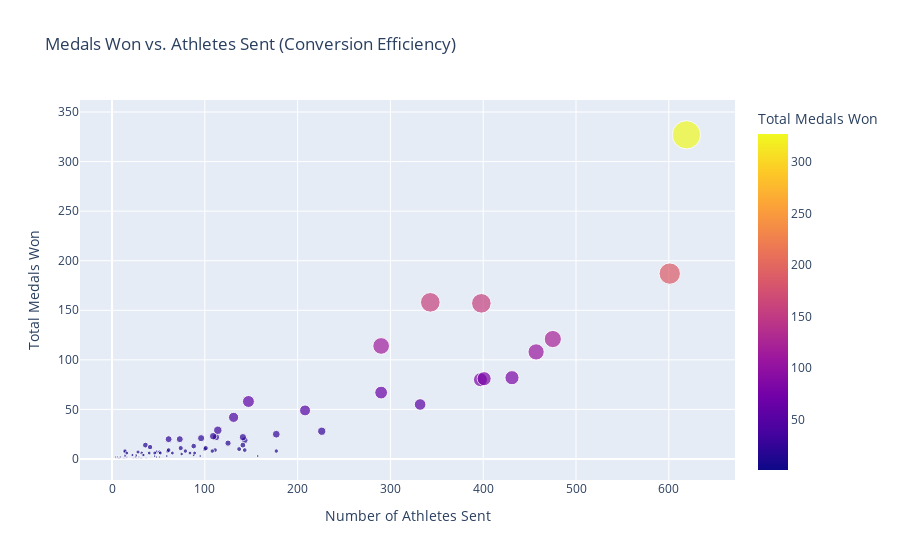

Notebook code for this chart:
### Markdown cell above
**Third Motivation**
**Dataset: "Medal Conversion Efficiency"**

Visualization Goal:

Scatter Plot: Display medals won vs. athletes sent, labeled by country, to highlight conversion rates (i.e., medals per athlete sent).
Objective:
Identify countries with high efficiency in converting athlete participation into medals.

### Code cell
import pandas as pd
import plotly.express as px

# Load datasets
athletes_path = r"C:\Users\sreev\Data Visualization\Olympics 2024\athletes.csv"
total_medals_path = r"C:\Users\sreev\Data Visualization\Olympics 2024\Paris 2024 Summer Olympic Games Data analysis\Exported Data\Total Medals by Country.csv"

athletes_df = pd.read_csv(athletes_path)
total_medals_df = pd.read_csv(total_medals_path)

# Step 1: Calculate Athletes Sent by Country
athletes_sent = athletes_df.groupby('country', as_index=False).size()
athletes_sent.rename(columns={'size': 'Athletes Sent', 'country': 'Country'}, inplace=True)

# Step 2: Calculate Total Medals Won by Country
total_medals_df['Medals Won'] = total_medals_df[['Gold', 'Silver', 'Bronze']].sum(axis=1)

# Rename 'country' in total_medals_df to 'Country' for consistency
total_medals_df.rename(columns={'country': 'Country'}, inplace=True)

# Perform the inner join
efficiency_df = pd.merge(
    athletes_sent,
    total_medals_df,
    on='Country',
    how='inner',
    suffixes=('_athletes', '_medals')
)
efficiency_df.head()
# Add a new column for Medals Won by summing Gold, Silver, and Bronze
efficiency_df['Medals Won'] = efficiency_df[['Gold', 'Silver', 'Bronze']].sum(axis=1)
efficiency_df.to_csv("efficiency_df.csv", index=False)
# Verify the updated dataframe
# print(efficiency_df.head())

# Proceed with the scatter plot
fig = px.scatter(
    efficiency_df,
    x='Athletes Sent',
    y='Medals Won',
    size='Medals Won',  # Bubble size represents medals won
    color='Medals Won',  # Color by total medals
    hover_name='Country',
    title="Medals Won vs. Athletes Sent (Conversion Efficiency)",
    labels={'Athletes Sent': 'Athletes Sent', 'Medals Won': 'Total Medals Won'}
)

# Update layout for clarity
fig.update_layout(
    xaxis_title="Number of Athletes Sent",
    yaxis_title="Total Medals Won",
    coloraxis_colorbar=dict(title="Total Medals Won"),
)

fig.show()

### Figure 1 — Plotly figure (JSON) as saved in the notebook; plotly's stock layout.template omitted (floating-point values rounded to 4 significant figures)
{"data": [{"hovertemplate": "<b>%{hovertext}</b><br><br>Athletes Sent=%{x}<br>Total Medals Won=%{marker.color}<extra></extra>", "hovertext": ["AIN", "Albania", "Algeria", "Argentina", "Armenia", "Australia", "Austria", "Azerbaijan", "Bahrain", "Belgium", "Botswana", "Brazil", "Bulgaria", "Cabo Verde", "Canada", "Chile", "China", "Chinese Taipei", "Colombia", "Croatia", "Cuba", "Cyprus", "Czechia", "Côte d'Ivoire", "DPR Korea", "Denmark", "Dominica", "Dominican Republic", "EOR", "Ecuador", "Egypt", "Ethiopia", "Fiji", "France", "Georgia", "Germany", "Great Britain", "Greece", "Grenada", "Guatemala", "Hong Kong, China", "Hungary", "IR Iran", "India", "Indonesia", "Ireland", "Israel", "Italy", "Jamaica", "Japan", "Jordan", "Kazakhstan", "Kenya", "Korea", "Kosovo", "Kyrgyzstan", "Lithuania", "Malaysia", "Mexico", "Mongolia", "Morocco", "Netherlands", "New Zealand", "Norway", "Pakistan", "Panama", "Peru", "Philippines", "Poland", "Portugal", "Puerto Rico", "Qatar", "Republic of Moldova", "Romania", "Saint Lucia", "Serbia", "Singapore", "Slovakia", "Slovenia", "South Africa", "Spain", "Sweden", "Switzerland", "Tajikistan", "Thailand", "Tunisia", "Türkiye", "Uganda", "Ukraine", "United States", "Uzbekistan", "Zambia"], "legendgroup": "", "marker": {"color": [6, 2, 3, 19, 4, 121, 6, 7, 4, 8, 7, 67, 6, 1, 55, 2, 157, 8, 4, 20, 9, 1, 9, 1, 8, 42, 1, 3, 1, 6, 3, 4, 14, 187, 7, 108, 158, 10, 2, 2, 4, 25, 12, 22, 2, 9, 6, 80, 6, 82, 1, 8, 11, 58, 2, 6, 7, 3, 8, 1, 20, 114, 49, 23, 1, 1, 1, 4, 28, 5, 2, 1, 4, 21, 2, 29, 1, 1, 3, 22, 81, 16, 10, 3, 6, 3, 11, 2, 14, 327, 13, 1], "coloraxis": "coloraxis", "size": [6, 2, 3, 19, 4, 121, 6, 7, 4, 8, 7, 67, 6, 1, 55, 2, 157, 8, 4, 20, 9, 1, 9, 1, 8, 42, 1, 3, 1, 6, 3, 4, 14, 187, 7, 108, 158, 10, 2, 2, 4, 25, 12, 22, 2, 9, 6, 80, 6, 82, 1, 8, 11, 58, 2, 6, 7, 3, 8, 1, 20, 114, 49, 23, 1, 1, 1, 4, 28, 5, 2, 1, 4, 21, 2, 29, 1, 1, 3, 22, 81, 16, 10, 3, 6, 3, 11, 2, 14, 327, 13, 1], "sizemode": "area", "sizeref": 0.8175, "symbol": "circle"}, "mode": "markers", "name": "", "orientation": "v", "showlegend": false, "type": "scatter", "x": [32, 8, 46, 143, 15, 475, 84, 48, 14, 177, 14, 290, 46, 7, 332, 48, 398, 60, 88, 73, 61, 15, 111, 13, 14, 131, 4, 59, 37, 40, 157, 33, 36, 601, 28, 457, 343, 100, 6, 16, 34, 177, 41, 112, 29, 143, 89, 397, 65, 431, 12, 79, 74, 147, 9, 16, 51, 26, 108, 32, 61, 290, 208, 109, 7, 8, 26, 22, 226, 75, 51, 13, 26, 96, 4, 114, 23, 28, 95, 141, 401, 125, 137, 14, 52, 26, 101, 25, 141, 619, 88, 31], "xaxis": "x", "y": [6, 2, 3, 19, 4, 121, 6, 7, 4, 8, 7, 67, 6, 1, 55, 2, 157, 8, 4, 20, 9, 1, 9, 1, 8, 42, 1, 3, 1, 6, 3, 4, 14, 187, 7, 108, 158, 10, 2, 2, 4, 25, 12, 22, 2, 9, 6, 80, 6, 82, 1, 8, 11, 58, 2, 6, 7, 3, 8, 1, 20, 114, 49, 23, 1, 1, 1, 4, 28, 5, 2, 1, 4, 21, 2, 29, 1, 1, 3, 22, 81, 16, 10, 3, 6, 3, 11, 2, 14, 327, 13, 1], "yaxis": "y"}], "layout": {"coloraxis": {"colorbar": {"title": {"text": "Total Medals Won"}}, "colorscale": [[0, "#0d0887"], [0.1111, "#46039f"], [0.2222, "#7201a8"], [0.3333, "#9c179e"], [0.4444, "#bd3786"], [0.5556, "#d8576b"], [0.6667, "#ed7953"], [0.7778, "#fb9f3a"], [0.8889, "#fdca26"], [1, "#f0f921"]]}, "legend": {"itemsizing": "constant", "tracegroupgap": 0}, "title": {"text": "Medals Won vs. Athletes Sent (Conversion Efficiency)"}, "xaxis": {"anchor": "y", "domain": [0, 1], "title": {"text": "Number of Athletes Sent"}}, "yaxis": {"anchor": "x", "domain": [0, 1], "title": {"text": "Total Medals Won"}}}}
